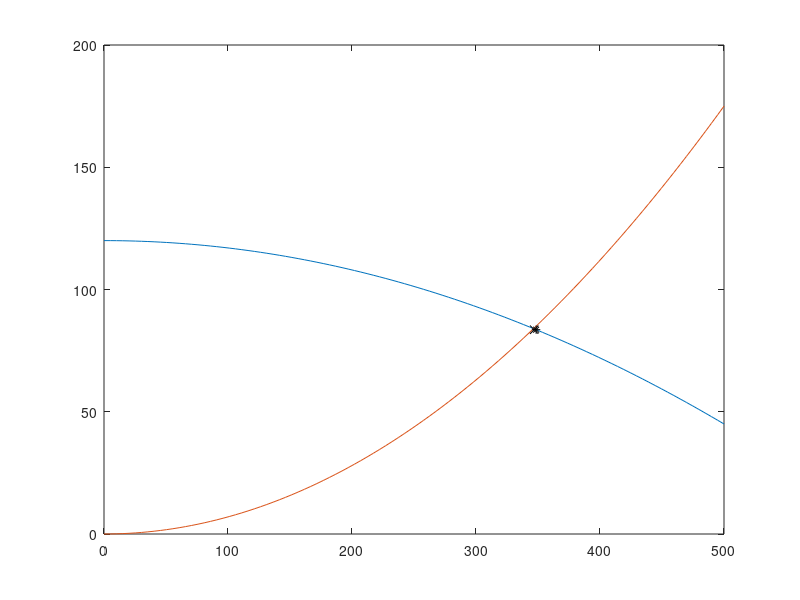

Here is the MATLAB script that generated this plot:
clear
close all
clc
% Define q as a vector of 100 evenly spaced points between 0 and 500
q = linspace(0,500);
% Define the P vector
p0 = 120;
ap = 3e-4;
p = p0-ap*(q.^2);
% Define the n vector
aN = 7e-4;
N = aN*(q.^2);
% Plot on same graph
plot(q,p)
hold on
plot(q,N)
% Use abs to generate the array |p-N|
e = abs(p-N);
[~,x] = min(e);
plot(q(x),p(x),'*k')
% Generate vector q2
q2 = linspace(q(x-1),q(x+1),200)
% More accurate intersect
plot(q2(x),p(x),'xk')






